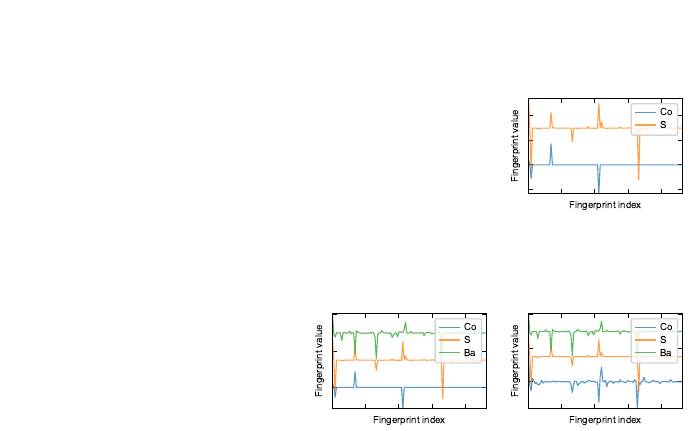

The script that saved this image:
import matplotlib.pyplot as plt
import numpy as np
from acs_sty import get_parameter, set1_cycler, tableau_cycler
from mldos.tools import read_generic_to_cpt

c, p, t = read_generic_to_cpt("BaCoS2.cif")


def plot_periodic_table(filename = "periodic_table.pdf"):
    import matplotlib.pyplot as plt
    from mldos.parameters import TM_3D, MAIN_GROUP, Simple_METAL, symbol_one_hot_dict
    from ase.data import atomic_numbers
    from pymatgen.core.periodic_table import Element

    default = 5

    elemental_data = { key:default for key in atomic_numbers.keys() }
    for key in symbol_one_hot_dict.keys():
        elemental_data[key] = 4
    for key in MAIN_GROUP:
        elemental_data[key] = 3
    for key in Simple_METAL:
        elemental_data[key] = 2
    for key in TM_3D:
        elemental_data[key] = 1

    max_val = max(elemental_data.values())
    min_val = min(elemental_data.values())
    value_format=None
    cmap="YlGnBu"

    min_row = 0
    max_row = 7

    min_col = 0
    max_col = 18

    value_table = np.empty((max_row - min_row, max_col - min_col)) * np.nan
    blank_value = min_val - 0.01

    for el in Element:
        if el.row > max_row or el.row < min_row:
            continue
        if el.group > max_col or el.group < min_col:
            continue

        value = elemental_data.get(el.symbol, blank_value)
        value_table[el.row - 1 - min_row, el.group - 1 - min_col] = value

    fig = plt.figure()
    ax = fig.add_axes([0.02, 0.02, 0.96, 0.96])
    fig.set_size_inches(2.8, 1.6)

    # We set nan type values to masked values (ie blank spaces)
    data_mask = np.ma.masked_invalid(value_table.tolist())
    heatmap = ax.pcolor(
        data_mask,
        cmap=cmap,
        edgecolors="w",
        linewidths=1,
        vmin=min_val - 1,
        vmax=max_val + 3,
    )

    # Refine and make the table look nice
    ax.axis("off")
    ax.invert_yaxis()

    # Label each block with corresponding element and value
    for i, row in enumerate(value_table):
        for j, el in enumerate(row):
            if not np.isnan(el):
                try:
                    symbol = Element.from_row_and_group(i + 1 + min_row, j + 1 + min_col).symbol
                
                    plt.text(
                        j + 0.5,
                        i + 0.5,
                        symbol,
                        horizontalalignment="center",
                        verticalalignment="center",
                        fontsize=5
                    )
                except:
                    pass
    plt.savefig(filename)


def structure_representation(filename = "figure1.pdf"):
    from mldos.data.plot_compounds import SimplePlotter
    from mldos.data.criteria import occ_firstshell_rcut_5_smoothed_all, occ_bonded_rcut_5_smoothed_all, occ_all_rcut_5_smoothed_all

    x = np.arange(117)
    y = np.sin(x)

    color_tabluau = [ c['color'] for c in tableau_cycler]
    color_element = {"Co": color_tabluau[0],
                     "S" : color_tabluau[1],
                     "Ba": color_tabluau[2]}

    with plt.rc_context(get_parameter(width = "double", n = 2, color_cycler = set1_cycler)):
        fig = plt.figure()
        axs = fig.add_axes([0.475, 0.05,0.22,0.22])
        axs.set_xlabel("Fingerprint index")
        axs.set_ylabel("Fingerprint value")
        axs.yaxis.set_major_formatter(plt.NullFormatter())
        axs.xaxis.set_major_formatter(plt.NullFormatter())

        sp = SimplePlotter(c, p, t, occ_bonded_rcut_5_smoothed_all)
        site = 2
        sp.write_cif(2, "BaCoS2_bonded.cif")
        fp = sp.fingerprint(site)
        counter = 0
        for key in color_element.keys():
            if key in fp.keys():
                val = fp[key]
                x = np.arange(len(val))
                axs.plot(x, val + 1.5 * counter, color = color_element[key], label = key, alpha = 0.75)
                counter += 1
        axs.legend(frameon = True, loc = "upper right")
        
        
        axs = fig.add_axes([0.755, 0.05,0.22,0.22])
        axs.set_xlabel("Fingerprint index")
        axs.set_ylabel("Fingerprint value")
        axs.yaxis.set_major_formatter(plt.NullFormatter())
        axs.xaxis.set_major_formatter(plt.NullFormatter())
        
        sp = SimplePlotter(c, p, t, occ_all_rcut_5_smoothed_all)
        site = 2
        sp.write_cif(2, "BaCoS2_all.cif")
        fp = sp.fingerprint(site)
        counter = 0
        for key in color_element.keys():
            if key in fp.keys():
                val = fp[key]
                x = np.arange(len(val))
                axs.plot(x, val + 1.5 * counter, color = color_element[key], label = key, alpha = 0.75)
                counter += 1
        axs.legend(frameon = True, loc = "upper right")

        axs = fig.add_axes([0.755, 0.55,0.22,0.22])
        axs.set_xlabel("Fingerprint index")
        axs.set_ylabel("Fingerprint value")
        axs.yaxis.set_major_formatter(plt.NullFormatter())
        axs.xaxis.set_major_formatter(plt.NullFormatter())
        
        sp = SimplePlotter(c, p, t, occ_firstshell_rcut_5_smoothed_all)
        site = 2
        sp.write_cif(2, "BaCoS2_firstshell.cif")
        fp = sp.fingerprint(site)
        counter = 0
        for key in color_element.keys():
            if key in fp.keys():
                val = fp[key]
                x = np.arange(len(val))
                axs.plot(x, val + 1.5 * counter, color = color_element[key], label = key, alpha = 0.75)
                counter += 1
        axs.legend(frameon = True, loc = "upper right")
    
    
        fig.savefig(filename)



if __name__ == "__main__":
    plot_periodic_table()
    structure_representation()